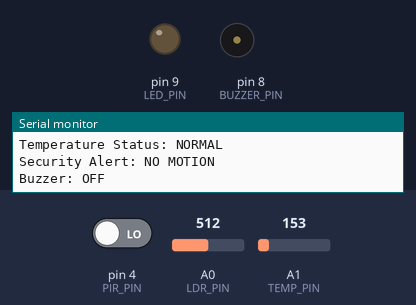
Bench run of a sketch on a simulated Arduino Uno, built with avr-gcc and run on an emulated ATmega328P. Parts: output pins drawn as LEDs (lit = HIGH), buzzer (waves = sounding), the last lines printed to the serial monitor. The test bench sets the inputs (shaded band); at power-on: A1 (TEMP_PIN) = 153, pin 4 (PIR_PIN) LOW, A0 (LDR_PIN) = 512.

Above: at 2.0 s.
2.1 s: A1 (TEMP_PIN) set to 170
At 2.9 s:
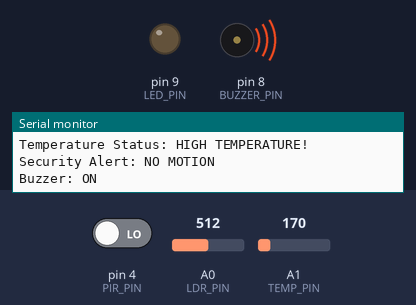
3.8 s: pin 4 (PIR_PIN) driven HIGH
At 5.8 s:
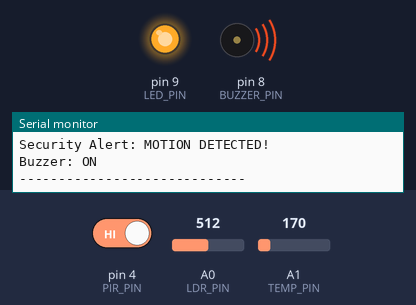
6.1 s: A0 (LDR_PIN) set to 484
At 7.7 s:
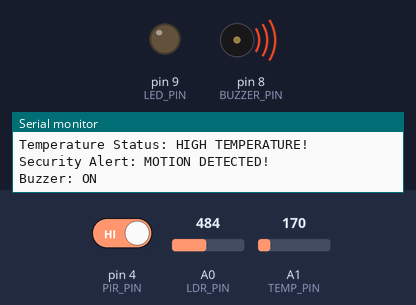
9.6 s: A0 (LDR_PIN) set to 510
At 11.6 s:
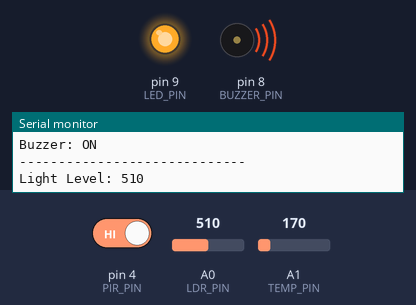
13.9 s: A0 (LDR_PIN) set to 490
At 15.4 s:
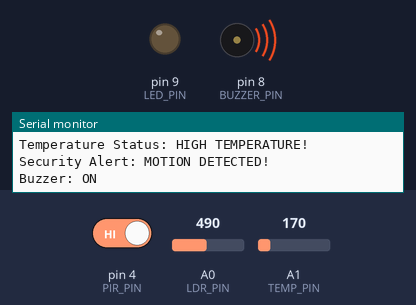
16.5 s: A1 (TEMP_PIN) set to 133
Timing chart, 0 to 19.5 s (numbered marks = the images above; inputs shaded):
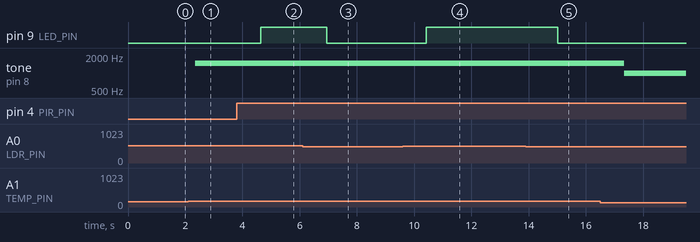

Measured:
- the behaviour switches between 163 and 164 on A1 (TEMP_PIN) (found by bisection; images 0 and 1)
- the behaviour switches between 501 and 500 on A0 (LDR_PIN) (found by bisection; images 2 and 3)
- after the input at 2.1 s, tone on pin 8 (BUZZER_PIN): silent → 1500 Hz after 0.25 s
- after the input at 3.8 s, pin 9 (LED_PIN): LOW → HIGH after 0.85 s
- after the input at 6.1 s, pin 9 (LED_PIN): HIGH → LOW after 0.85 s
- after the input at 9.6 s, pin 9 (LED_PIN): LOW → HIGH after 0.82 s
- after the input at 13.9 s, pin 9 (LED_PIN): HIGH → LOW after 1.1 s
- after the input at 16.5 s, tone on pin 8 (BUZZER_PIN): 1500 Hz → 1000 Hz after 0.83 s

The sketch:

Smart_Room_Light_System_Code.ino
```cpp
const int LDR_PIN = A0;
const int TEMP_PIN = A1;
const int PIR_PIN = 4;
const int LED_PIN = 9;
const int BUZZER_PIN = 8;

const float TEMP_LIMIT = 30.0;
const int LIGHT_THRESHOLD = 500;

void setup() {
  Serial.begin(9600);

  pinMode(PIR_PIN, INPUT);
  pinMode(LED_PIN, OUTPUT);
  pinMode(BUZZER_PIN, OUTPUT);

  digitalWrite(LED_PIN, LOW);
  digitalWrite(BUZZER_PIN, LOW);

  Serial.println("SMART ROOM & LAB MONITORING SYSTEM");
  Serial.println("Waiting for PIR sensor...");
}

void loop() {
  // 1. Read LDR
  int lightLevel = analogRead(LDR_PIN);

  // 2. Read PIR motion sensor
  int motion = digitalRead(PIR_PIN);

  // 3. Read TMP36 temperature sensor
  int rawValue = analogRead(TEMP_PIN);

  float voltage = rawValue * (5.0 / 1023.0);
  float temperature = (voltage - 0.5) * 100.0;

  // 4. Automatic room-light control
  bool isDark = lightLevel > LIGHT_THRESHOLD;
  // For this wiring, a higher LDR reading is assumed
  // to mean darker conditions. Calibrate if necessary.

  if (motion == HIGH && isDark) {
    analogWrite(LED_PIN, 255);
  } else {
    analogWrite(LED_PIN, 0);
  }

  // 5. Security and temperature alerts
  bool highTemperature = temperature > TEMP_LIMIT;
  bool securityAlert = (motion == HIGH);
  bool buzzerAlert = highTemperature || securityAlert;

  if (buzzerAlert) {
    tone(BUZZER_PIN, highTemperature ? 1500 : 1000);
  } else {
    noTone(BUZZER_PIN);
    digitalWrite(BUZZER_PIN, LOW);
  }

  // 6. Display monitoring dashboard
  Serial.println("-----------------------------");

  Serial.print("Light Level: ");
  Serial.println(lightLevel);

  Serial.print("Room Condition: ");
  Serial.println(isDark ? "DARK" : "BRIGHT");

  Serial.print("Motion: ");
  Serial.println(motion == HIGH ? "DETECTED" : "NOT DETECTED");

  Serial.print("Room Light: ");
  Serial.println((motion == HIGH && isDark) ? "ON" : "OFF");

  Serial.print("Temperature: ");
  Serial.print(temperature, 1);
  Serial.println(" C");

  Serial.print("Temperature Status: ");
  Serial.println(highTemperature ? "HIGH TEMPERATURE!" : "NORMAL");

  Serial.print("Security Alert: ");
  Serial.println(securityAlert ? "MOTION DETECTED!" : "NO MOTION");

  Serial.print("Buzzer: ");
  Serial.println(buzzerAlert ? "ON" : "OFF");

  delay(1000);
}
```
